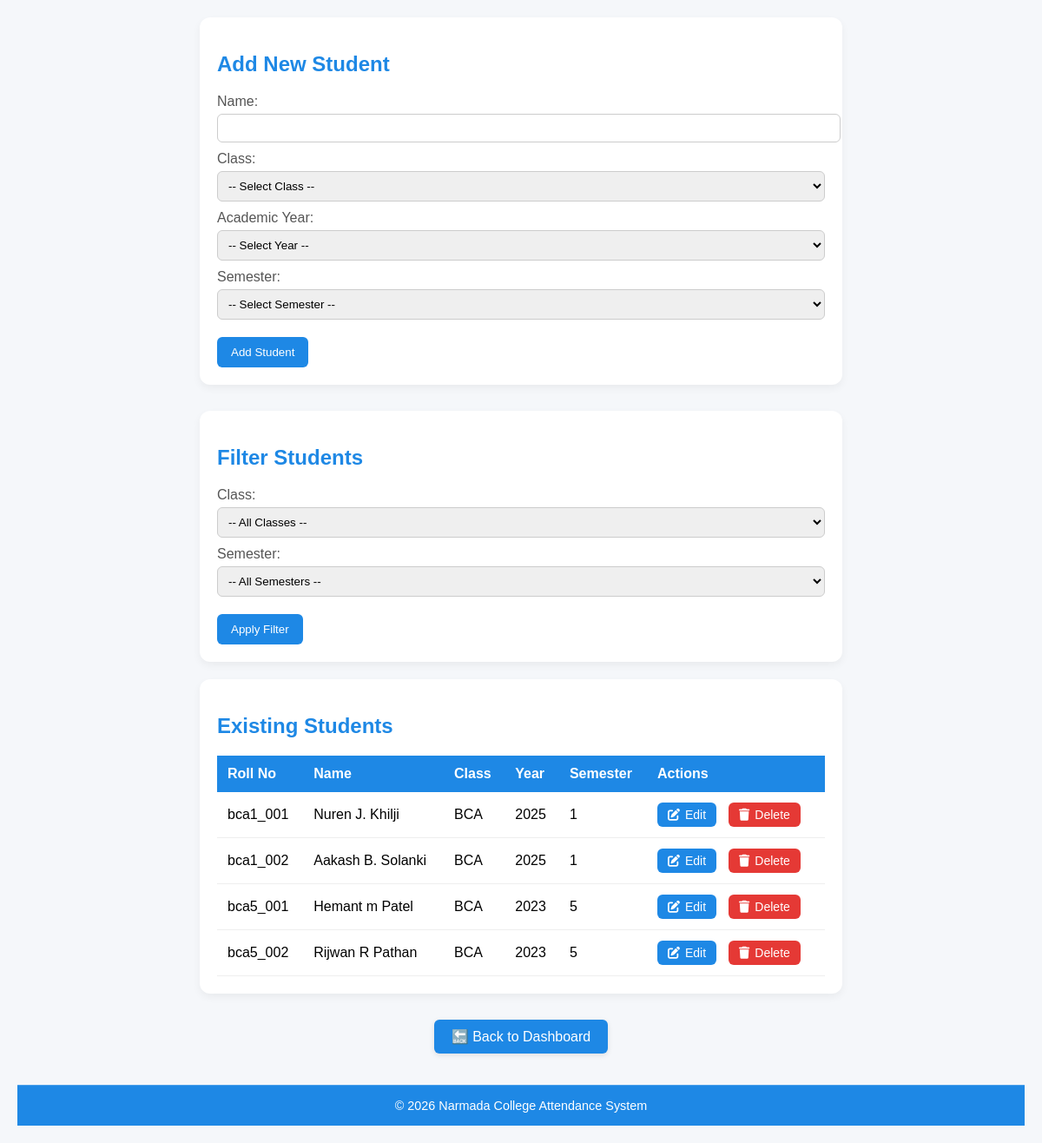
The app's page /attendance_system/admin/manage_students.php (signed in) with its own data.
### tables this page shows
CREATE TABLE `student` (
  `StudentID` int(11) NOT NULL,
  `RollNo` varchar(20) NOT NULL,
  `Name` varchar(255) NOT NULL,
  `Class` varchar(255) NOT NULL,
  `Year` int(11) NOT NULL,
  `Semester` int(11) NOT NULL,
  `Password` varchar(255) NOT NULL DEFAULT 'student'
);

### attendance_system/admin/manage_students.php (the view, shortened to what this page needs)
<?php
include '../includes/database.php';
?>
<!DOCTYPE html>
<html lang="en">
<head>
  <link rel="stylesheet" href="https://cdnjs.cloudflare.com/ajax/libs/font-awesome/6.5.0/css/all.min.css">
</head>
<body>
  <div class="card">
    <h2>Add New Student</h2>
    <form method="POST">
      <label>Name:</label>
      <input type="text" name="name" required>
      <label>Class:</label>
      <select name="class" required>
        <option value="">-- Select Class --</option>
      </select>
      <label>Academic Year:</label>
      <select name="year" required>
        <option value="">-- Select Year --</option>
      </select>
      <label>Semester:</label>
      <select name="semester" required>
        <option value="">-- Select Semester --</option>
      </select>
      <button type="submit" name="add_student">Add Student</button>
    </form>
  </div>
  <form method="GET" class="card" style="max-width: 700px; margin: 0 auto 20px;">
    <h2>Filter Students</h2>
    <label>Class:</label>
    <select name="filter_class">
      <option value="">-- All Classes --</option>
    </select>
    <label>Semester:</label>
    <select name="filter_semester">
      <option value="">-- All Semesters --</option>
    </select>
    <button type="submit">Apply Filter</button>
  </form>
    <div class="card">
    <h2>Existing Students</h2>
    <table>
      <tr>
        <th>Roll No</th>
        <th>Name</th>
        <th>Class</th>
        <th>Year</th>
        <th>Semester</th>
        <th>Actions</th>
      </tr>
      <?php
      $query = "SELECT RollNo, Name, Class, Year, Semester FROM student WHERE 1";
      $query .= " ORDER BY Class, Semester";
      $result = $conn->query($query);
      while ($row = $result->fetch_assoc()) {
        echo "<tr>
            <td>{$row['RollNo']}</td>
            <td>{$row['Name']}</td>
            <td>{$row['Class']}</td>
            <td>{$row['Year']}</td>
            <td>{$row['Semester']}</td>
            <td class='actions'>
              <a href='edit_student.php?roll={$row['RollNo']}' class='btn-edit'><i class='fas fa-edit'></i> Edit</a>
            <a href='delete_student.php?roll={$row['RollNo']}' class='btn-delete' onclick=\"return confirm('Are you sure you want to delete this student and all related attendance records?')\">
              <i class='fa-solid fa-trash'></i> Delete
            </a>
              </td>
          </tr>";
      }
      ?>
    </table>
  </div>
  <div class="back-btn-wrapper">
  <a href="admin_dashboard.php" class="back-btn">🔙 Back to Dashboard</a>
</div><br><br>
  <footer>
        &copy; <?= date("Y") ?> Narmada College Attendance System
    </footer>
</body>
</html>

### attendance_system/admin/manage_students.php (style rules this page uses)
:root { --academic-blue: #1E88E5; --academic-blue-dark: #1565C0; --card-bg: #fff; --card-shadow: rgba(0, 0, 0, 0.05); --text-muted: #555; }
body { font-family: Arial, sans-serif; background-color: #f5f7fa; margin: 0; padding: 20px; }
.card { background-color: var(--card-bg); border-radius: 12px; box-shadow: 0 4px 10px var(--card-shadow); padding: 20px; margin-bottom: 30px; max-width: 700px; margin-left: auto; margin-right: auto; }
h2 { color: var(--academic-blue); font-weight: 600; margin-bottom: 20px; }
label { display: block; margin-top: 10px; font-weight: 500; color: var(--text-muted); }
input, select { width: 100%; padding: 8px; margin-top: 5px; border: 1px solid #ccc; border-radius: 6px; }
button { margin-top: 20px; background-color: var(--academic-blue); color: white; border: none; padding: 10px 16px; border-radius: 6px; cursor: pointer; }
table { width: 100%; border-collapse: collapse; margin-top: 10px; }
th { background-color: var(--academic-blue); color: white; padding: 12px; text-align: left; }
td { padding: 12px; border-bottom: 1px solid #eee; }
.btn-edit, .btn-delete { padding: 6px 12px; border-radius: 6px; text-decoration: none; font-size: 14px; margin-right: 6px; }
.btn-edit { background-color: #1E88E5; color: white; }
.btn-delete { background-color: #e53935; color: white; }
.actions { display: flex; gap: 8px; justify-content: flex-start; align-items: center; }
.btn-edit, .btn-delete { display: inline-flex; align-items: center; gap: 6px; padding: 6px 12px; border-radius: 6px; text-decoration: none; font-size: 14px; font-weight: 500; white-space: nowrap; }
footer { background-color: #1E88E5; color: white; text-align: center; padding: 15px 0; font-size: 0.9rem; border-top: 1px solid rgba(255,255,255,0.2); }
.back-btn-wrapper { text-align: center; margin-top: 30px; }
.back-btn { display: inline-block; padding: 10px 20px; background-color: #1E88E5; color: white; text-decoration: none; border-radius: 6px; font-weight: 500; box-shadow: 0 2px 6px rgba(0, 0, 0, 0.1); transition: background-color 0.3s ease; }

### records on screen
student: RollNo "bca1_001", Name "Nuren J. Khilji", Class "BCA", Year "2025", Semester "1"
student: RollNo "bca1_002", Name "Aakash B. Solanki", Class "BCA", Year "2025", Semester "1"
student: RollNo "bca5_001", Name "Hemant m Patel", Class "BCA", Year "2023", Semester "5"
student: RollNo "bca5_002", Name "Rijwan R Pathan", Class "BCA", Year "2023", Semester "5"
